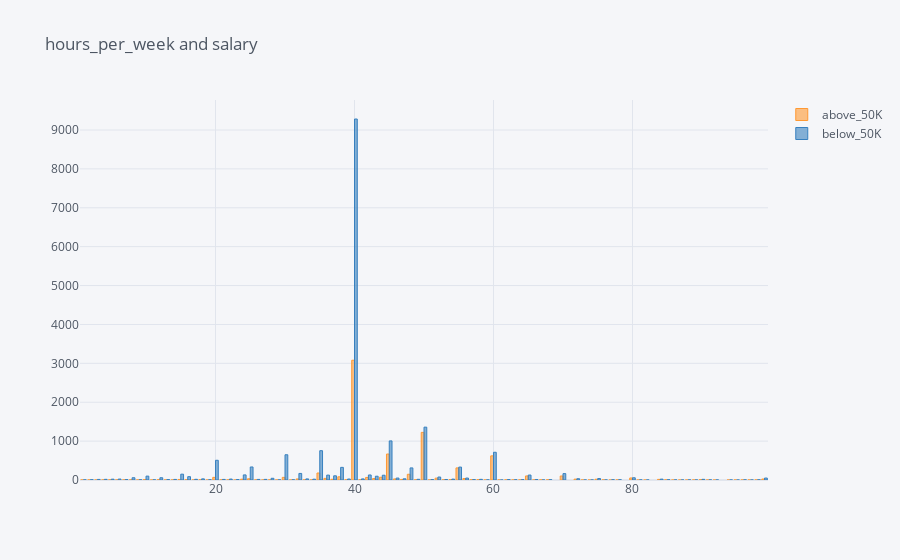

Here is the notebook cell this chart was saved with:
### Code cell
pd.crosstab(df['hours_per_week'], df['salary']).iplot(kind='bar', title = 'hours_per_week and salary')

### Figure 1 — Plotly figure (JSON) as saved in the notebook; plotly's stock layout.template omitted (floating-point values rounded to 4 significant figures)
{"data": [{"marker": {"color": "rgba(255, 153, 51, 0.6)", "line": {"color": "rgba(255, 153, 51, 1.0)", "width": 1}}, "name": "above_50K", "orientation": "v", "text": "", "type": "bar", "x": [1, 2, 3, 4, 5, 6, 7, 8, 9, 10, 11, 12, 13, 14, 15, 16, 17, 18, 19, 20, 21, 22, 23, 24, 25, 26, 27, 28, 29, 30, 31, 32, 33, 34, 35, 36, 37, 38, 39, 40, 41, 42, 43, 44, 45, 46, 47, 48, 49, 50, 51, 52, 53, 54, 55, 56, 57, 58, 59, 60, 61, 62, 63, 64, 65, 66, 67, 68, 70, 72, 73, 74, 75, 76, 77, 78, 80, 81, 82, 84, 85, 86, 87, 88, 89, 90, 91, 92, 94, 95, 96, 97, 98, 99], "y": [1, 2, 1, 2, 6, 4, 2, 6, 1, 13, 0, 9, 2, 2, 14, 10, 1, 7, 0, 68, 2, 3, 0, 21, 31, 3, 1, 5, 1, 68, 0, 27, 4, 2, 180, 42, 19, 82, 7, 3080, 6, 66, 37, 71, 668, 27, 15, 147, 6, 1225, 3, 48, 6, 11, 311, 38, 7, 9, 1, 621, 2, 4, 2, 3, 104, 2, 3, 5, 103, 23, 1, 0, 20, 2, 0, 2, 52, 0, 0, 16, 4, 0, 0, 0, 1, 10, 0, 0, 0, 1, 1, 1, 3, 25]}, {"marker": {"color": "rgba(55, 128, 191, 0.6)", "line": {"color": "rgba(55, 128, 191, 1.0)", "width": 1}}, "name": "below_50K", "orientation": "v", "text": "", "type": "bar", "x": [1, 2, 3, 4, 5, 6, 7, 8, 9, 10, 11, 12, 13, 14, 15, 16, 17, 18, 19, 20, 21, 22, 23, 24, 25, 26, 27, 28, 29, 30, 31, 32, 33, 34, 35, 36, 37, 38, 39, 40, 41, 42, 43, 44, 45, 46, 47, 48, 49, 50, 51, 52, 53, 54, 55, 56, 57, 58, 59, 60, 61, 62, 63, 64, 65, 66, 67, 68, 70, 72, 73, 74, 75, 76, 77, 78, 80, 81, 82, 84, 85, 86, 87, 88, 89, 90, 91, 92, 94, 95, 96, 97, 98, 99], "y": [4, 8, 15, 17, 21, 24, 11, 58, 6, 100, 4, 58, 11, 15, 150, 86, 18, 29, 6, 507, 15, 24, 12, 131, 335, 15, 16, 44, 3, 649, 4, 169, 28, 21, 754, 126, 108, 325, 25, 9283, 28, 129, 97, 123, 1005, 50, 31, 311, 18, 1359, 10, 76, 13, 23, 332, 50, 10, 17, 3, 713, 0, 12, 6, 8, 127, 13, 1, 7, 164, 33, 1, 1, 38, 1, 6, 6, 57, 3, 1, 22, 7, 2, 1, 2, 1, 17, 3, 1, 1, 0, 4, 1, 5, 50]}], "layout": {"legend": {"bgcolor": "#F5F6F9", "font": {"color": "#4D5663"}}, "paper_bgcolor": "#F5F6F9", "plot_bgcolor": "#F5F6F9", "title": {"font": {"color": "#4D5663"}, "text": "hours_per_week and salary"}, "xaxis": {"gridcolor": "#E1E5ED", "showgrid": true, "tickfont": {"color": "#4D5663"}, "title": {"font": {"color": "#4D5663"}, "text": ""}, "zerolinecolor": "#E1E5ED"}, "yaxis": {"gridcolor": "#E1E5ED", "showgrid": true, "tickfont": {"color": "#4D5663"}, "title": {"font": {"color": "#4D5663"}, "text": ""}, "zerolinecolor": "#E1E5ED"}}}
